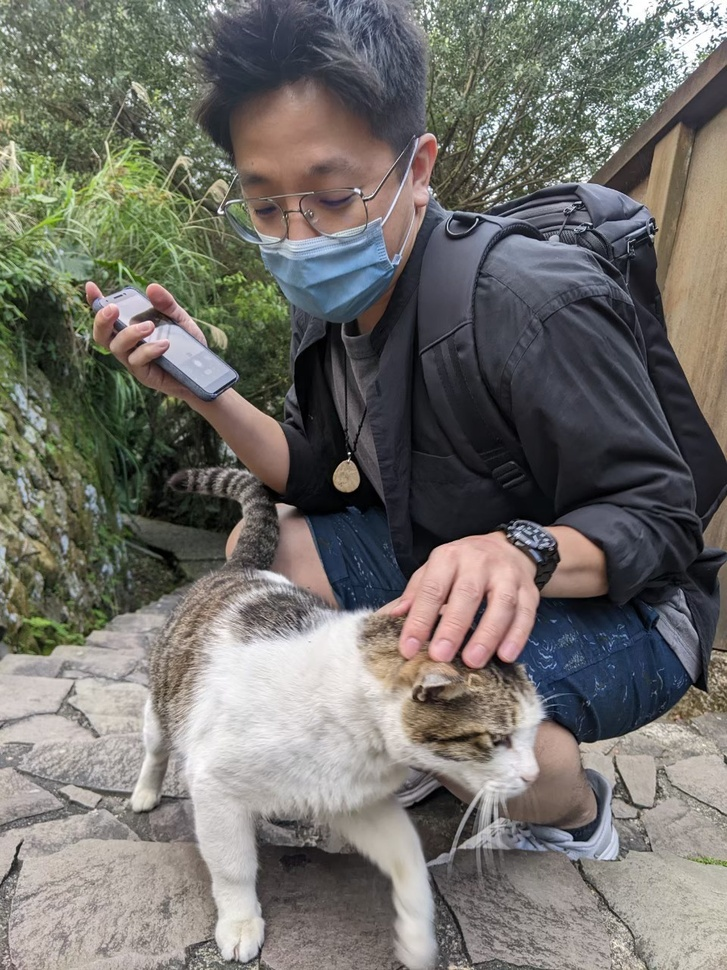
#> input picture data/img.jpg, 727 x 970 px, shrunk from 960 x 1280 before the run
$ python main.py
#> lines starting #> are read from the running program, lines starting #| are printed output that depends on the picture; after the words box and inside, x2 and y2 are one past the last pixel; in counts of white or black regions, pixels touching at a corner belong together
import cv2
img = cv2.imread("./data/img.jpg", 0)
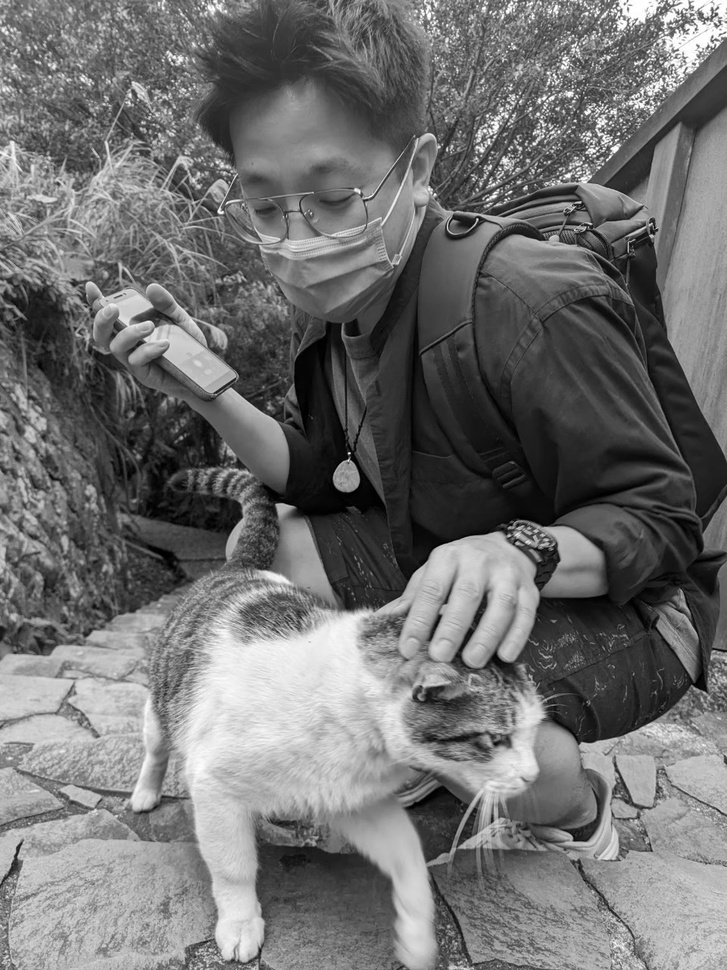
#> img: shape (970, 727); min 0, max 255, mean 112.3
t1, thd = cv2.threshold(img, 127, 255, cv2.THRESH_BINARY)
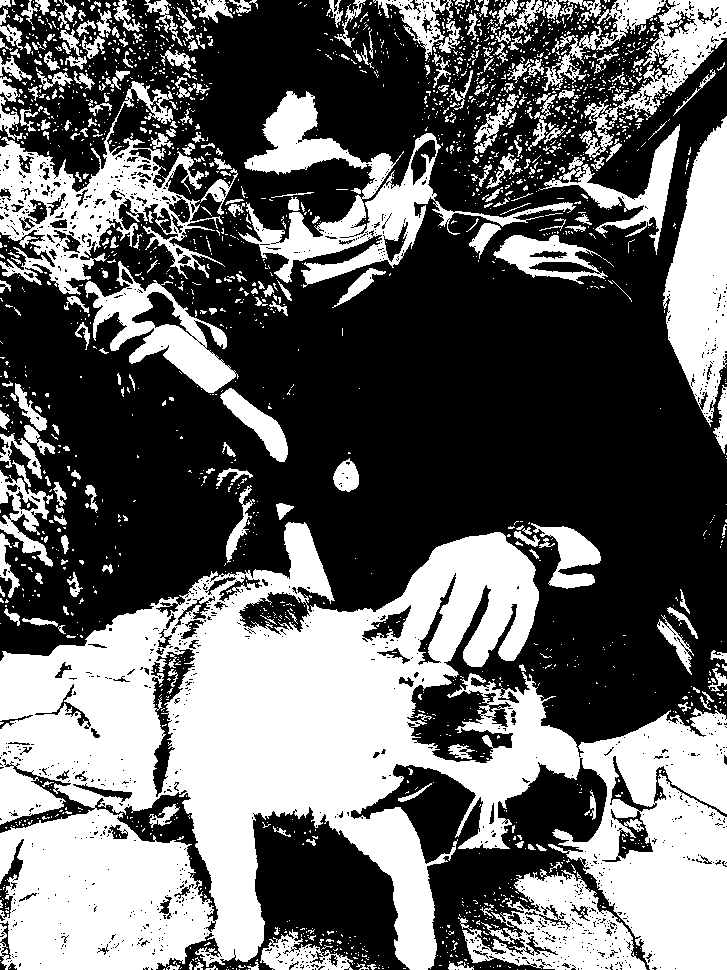
#> thd: shape (970, 727); 40.3% white; 2124 white regions (1837 under 20 px), largest, box (x1, y1, x2, y2) and area: (0, 522, 727, 970) 169358, (0, 81, 225, 295) 14913, (238, 91, 576, 288) 14506
t2, otsu = cv2.threshold(img, 0, 255, cv2.THRESH_BINARY + cv2.THRESH_OTSU)
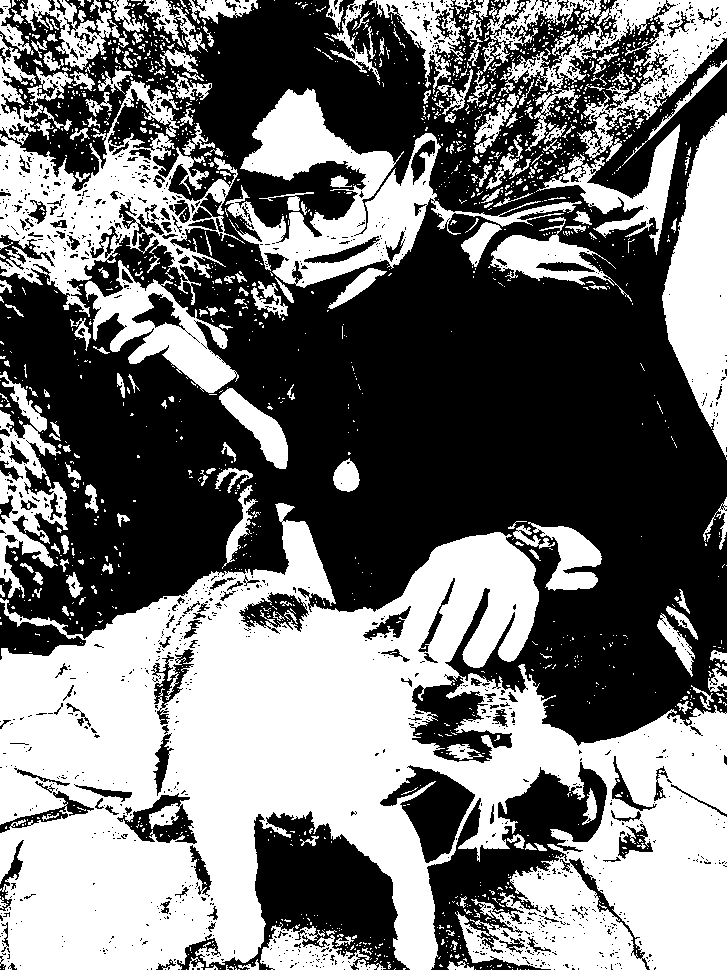
#> otsu: shape (970, 727); 45.7% white; 1695 white regions (1461 under 20 px), largest, box (x1, y1, x2, y2) and area: (0, 503, 727, 970) 191045, (0, 80, 245, 317) 19433, (225, 88, 582, 288) 18803
#> t2 = 116
cv2.imshow('img', img)
cv2.imshow('thd', thd)
cv2.imshow('otsu', otsu)

cv2.waitKey()
cv2.destroyAllWindows()
